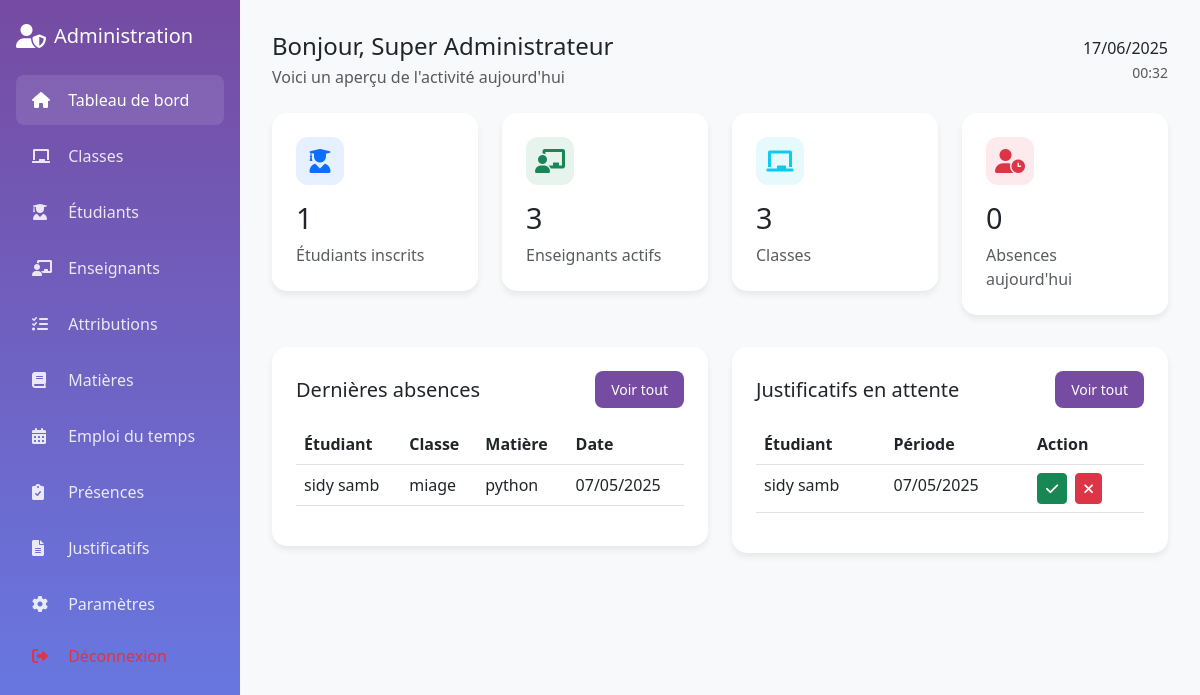
The page /admin/dashboard.php (signed in) on the database its author committed.
### tables this page shows
CREATE TABLE IF NOT EXISTS `presences` (
  `id` int NOT NULL AUTO_INCREMENT,
  `cours_id` int NOT NULL,
  `etudiant_id` int NOT NULL,
  `date` date NOT NULL,
  `statut` enum('present','absent','retard') NOT NULL,
  `heure_pointage` timestamp NULL DEFAULT NULL,
  `commentaire` text,
  `created_at` timestamp NULL DEFAULT CURRENT_TIMESTAMP,
  PRIMARY KEY (`id`),
  UNIQUE KEY `unique_presence` (`cours_id`,`etudiant_id`,`date`),
  KEY `cours_id` (`cours_id`),
  KEY `etudiant_id` (`etudiant_id`)
);

CREATE TABLE IF NOT EXISTS `users` (
  `id` int NOT NULL AUTO_INCREMENT,
  `username` varchar(50) NOT NULL,
  `password` varchar(255) NOT NULL,
  `email` varchar(100) NOT NULL,
  `role` enum('admin','enseignant','etudiant') NOT NULL,
  `nom` varchar(50) NOT NULL,
  `prenom` varchar(50) NOT NULL,
  `created_at` timestamp NULL DEFAULT CURRENT_TIMESTAMP,
  `updated_at` timestamp NULL DEFAULT CURRENT_TIMESTAMP ON UPDATE CURRENT_TIMESTAMP,
  `specialite` varchar(100) DEFAULT NULL,
  PRIMARY KEY (`id`),
  UNIQUE KEY `username` (`username`),
  UNIQUE KEY `email` (`email`)
);

CREATE TABLE IF NOT EXISTS `classes` (
  `id` int NOT NULL AUTO_INCREMENT,
  `nom` varchar(50) NOT NULL,
  `niveau` varchar(20) NOT NULL,
  `annee_scolaire` varchar(9) NOT NULL,
  `created_at` timestamp NULL DEFAULT CURRENT_TIMESTAMP,
  `capacite` int NOT NULL DEFAULT '30',
  PRIMARY KEY (`id`)
);

CREATE TABLE IF NOT EXISTS `matieres` (
  `id` int NOT NULL AUTO_INCREMENT,
  `nom` varchar(50) NOT NULL,
  `description` text,
  `created_at` timestamp NULL DEFAULT CURRENT_TIMESTAMP,
  PRIMARY KEY (`id`)
);

CREATE TABLE IF NOT EXISTS `justificatifs` (
  `id` int NOT NULL AUTO_INCREMENT,
  `etudiant_id` int NOT NULL,
  `date_debut` date NOT NULL,
  `date_fin` date NOT NULL,
  `motif` text NOT NULL,
  `document_path` varchar(255) DEFAULT NULL,
  `statut` enum('en_attente','accepte','refuse') DEFAULT 'en_attente',
  `created_at` timestamp NULL DEFAULT CURRENT_TIMESTAMP,
  `updated_at` timestamp NULL DEFAULT CURRENT_TIMESTAMP ON UPDATE CURRENT_TIMESTAMP,
  PRIMARY KEY (`id`),
  KEY `etudiant_id` (`etudiant_id`)
);

### admin/dashboard.php (the view, shortened to what this page needs)
<?php
require_once('../config/db.php');
$stats = [
    'total_etudiants' => $conn->query("SELECT COUNT(*) FROM users WHERE role = 'etudiant'")->fetchColumn(),
    'total_enseignants' => $conn->query("SELECT COUNT(*) FROM users WHERE role = 'enseignant'")->fetchColumn(),
    'total_classes' => $conn->query("SELECT COUNT(*) FROM classes")->fetchColumn(),
    'absences_aujourdhui' => $conn->query("SELECT COUNT(*) FROM presences WHERE DATE(created_at) = CURDATE() AND statut = 'absent'")->fetchColumn()
];
$stmt = $conn->query("
    SELECT p.*, u.nom, u.prenom, c.nom as classe_nom, m.nom as matiere_nom
    FROM presences p
    JOIN users u ON p.etudiant_id = u.id
    JOIN emploi_temps et ON p.cours_id = et.id
    JOIN classes c ON et.classe_id = c.id
    JOIN matieres m ON et.matiere_id = m.id
    WHERE p.statut = 'absent'
    ORDER BY p.created_at DESC
    LIMIT 5
");
$dernieres_absences = $stmt->fetchAll(PDO::FETCH_ASSOC);
$stmt = $conn->query("
    SELECT j.*, u.nom, u.prenom
    FROM justificatifs j
    JOIN users u ON j.etudiant_id = u.id
    WHERE j.statut = 'en_attente'
    ORDER BY j.created_at DESC
    LIMIT 5
");
$justificatifs_attente = $stmt->fetchAll(PDO::FETCH_ASSOC);
?>
<!DOCTYPE html>
<html lang="fr">
<head>
    <link href="https://cdn.jsdelivr.net/npm/bootstrap@5.3.0/dist/css/bootstrap.min.css" rel="stylesheet">
    <link href="https://cdnjs.cloudflare.com/ajax/libs/font-awesome/6.0.0/css/all.min.css" rel="stylesheet">
</head>
<body>
    <div class="sidebar position-fixed" style="width: 240px;">
        <div class="p-3">
            <div class="d-flex align-items-center mb-4 mt-2">
                <i class="fas fa-user-shield fs-4 me-2"></i>
                <h5 class="mb-0">Administration</h5>
            </div>
            <nav class="nav flex-column">
                <a class="nav-link active" href="dashboard.php">
                    <i class="fas fa-home me-2"></i>
                    Tableau de bord
                </a>
                <a class="nav-link" href="classes.php">
                    <i class="fas fa-chalkboard me-2"></i>
                    Classes
                </a>
                <a class="nav-link" href="etudiants.php">
                    <i class="fas fa-user-graduate me-2"></i>
                    Étudiants
                </a>
                <a class="nav-link" href="enseignants.php">
                    <i class="fas fa-chalkboard-teacher me-2"></i>
                    Enseignants
                </a>
                <a class="nav-link" href="attributions.php">
                    <i class="fas fa-tasks me-2"></i>
                    Attributions
                </a>
                <a class="nav-link" href="matieres.php">
                    <i class="fas fa-book me-2"></i>
                    Matières
                </a>
                <a class="nav-link" href="emploi_temps.php">
                    <i class="fas fa-calendar-alt me-2"></i>
                    Emploi du temps
                </a>
                <a class="nav-link" href="presences.php">
                    <i class="fas fa-clipboard-check me-2"></i>
                    Présences
                </a>
                <a class="nav-link" href="justificatifs.php">
                    <i class="fas fa-file-alt me-2"></i>
                    Justificatifs
                </a>
                <a class="nav-link" href="parametres.php">
                    <i class="fas fa-cog me-2"></i>
                    Paramètres
                </a>
                <a class="nav-link text-danger mt-auto" href="../auth/logout.php">
                    <i class="fas fa-sign-out-alt me-2"></i>
                    Déconnexion
                </a>
            </nav>
        </div>
    </div>
    <div class="main-content">
        <div class="d-flex justify-content-between align-items-center mb-4">
            <div>
                <h4 class="mb-1">Bonjour, <?php echo htmlspecialchars($_SESSION['prenom'] . ' ' . $_SESSION['nom']); ?></h4>
                <p class="text-muted mb-0">Voici un aperçu de l'activité aujourd'hui</p>
            </div>
            <div class="text-end">
                <p class="mb-0"><?php echo date('d/m/Y'); ?></p>
                <small class="text-muted"><?php echo date('H:i'); ?></small>
            </div>
        </div>
        <div class="row g-4">
            <div class="col-md-3">
                <div class="stat-card">
                    <div class="stat-icon bg-primary bg-opacity-10 text-primary">
                        <i class="fas fa-user-graduate"></i>
                    </div>
                    <h3><?php echo $stats['total_etudiants']; ?></h3>
                    <p class="text-muted mb-0">Étudiants inscrits</p>
                </div>
            </div>
            <div class="col-md-3">
                <div class="stat-card">
                    <div class="stat-icon bg-success bg-opacity-10 text-success">
                        <i class="fas fa-chalkboard-teacher"></i>
                    </div>
                    <h3><?php echo $stats['total_enseignants']; ?></h3>
                    <p class="text-muted mb-0">Enseignants actifs</p>
                </div>
            </div>
            <div class="col-md-3">
                <div class="stat-card">
                    <div class="stat-icon bg-info bg-opacity-10 text-info">
                        <i class="fas fa-chalkboard"></i>
                    </div>
                    <h3><?php echo $stats['total_classes']; ?></h3>
                    <p class="text-muted mb-0">Classes</p>
                </div>
            </div>
            <div class="col-md-3">
                <div class="stat-card">
                    <div class="stat-icon bg-danger bg-opacity-10 text-danger">
                        <i class="fas fa-user-clock"></i>
                    </div>
                    <h3><?php echo $stats['absences_aujourdhui']; ?></h3>
                    <p class="text-muted mb-0">Absences aujourd'hui</p>
                </div>
            </div>
        </div>
        <div class="row">
            <div class="col-md-6">
                <div class="activity-card">
                    <div class="header">
                        <h5 class="mb-0">Dernières absences</h5>
                        <a href="presences.php" class="btn btn-custom btn-sm">
                            Voir tout
                        </a>
                    </div>
                    <div class="table-responsive">
                        <table class="table">
                            <thead>
                                <tr>
                                    <th>Étudiant</th>
                                    <th>Classe</th>
                                    <th>Matière</th>
                                    <th>Date</th>
                                </tr>
                            </thead>
                            <tbody>
                                <?php foreach ($dernieres_absences as $absence): ?>
                                <tr>
                                    <td><?php echo htmlspecialchars($absence['prenom'] . ' ' . $absence['nom']); ?></td>
                                    <td><?php echo htmlspecialchars($absence['classe_nom']); ?></td>
                                    <td><?php echo htmlspecialchars($absence['matiere_nom']); ?></td>
                                    <td><?php echo date('d/m/Y', strtotime($absence['created_at'])); ?></td>
                                </tr>
                                <?php endforeach; ?>
                            </tbody>
                        </table>
                    </div>
                </div>
            </div>
            <div class="col-md-6">
                <div class="activity-card">
                    <div class="header">
                        <h5 class="mb-0">Justificatifs en attente</h5>
                        <a href="justificatifs.php" class="btn btn-custom btn-sm">
                            Voir tout
                        </a>
                    </div>
                    <div class="table-responsive">
                        <table class="table">
                            <thead>
                                <tr>
                                    <th>Étudiant</th>
                                    <th>Période</th>
                                    <th>Action</th>
                                </tr>
                            </thead>
                            <tbody>
                                <?php foreach ($justificatifs_attente as $justificatif): ?>
                                <tr>
                                    <td><?php echo htmlspecialchars($justificatif['prenom'] . ' ' . $justificatif['nom']); ?></td>
                                    <td>
                                        <?php
                                        echo date('d/m/Y', strtotime($justificatif['date_debut']));
                                        ?>
                                    </td>
                                    <td>
                                        <button class="btn btn-sm btn-success me-1" onclick="validerJustificatif(<?php echo $justificatif['id']; ?>)">
                                            <i class="fas fa-check"></i>
                                        </button>
                                        <button class="btn btn-sm btn-danger" onclick="refuserJustificatif(<?php echo $justificatif['id']; ?>)">
                                            <i class="fas fa-times"></i>
                                        </button>
                                    </td>
                                </tr>
                                <?php endforeach; ?>
                            </tbody>
                        </table>
                    </div>
                </div>
            </div>
        </div>
    </div>
</body>
</html>

### admin/dashboard.php (style rules this page uses)
:root { --primary-color: #764ba2; --secondary-color: #667eea; }
body { font-family: 'Segoe UI', Tahoma, Geneva, Verdana, sans-serif; background-color: #f8f9fa; }
.sidebar { background: linear-gradient(180deg, var(--primary-color) 0%, var(--secondary-color) 100%); min-height: 100vh; color: white; }
.sidebar .nav-link { color: rgba(255, 255, 255, 0.85); padding: 0.8rem 1rem; margin: 0.2rem 0; border-radius: 8px; transition: all 0.3s ease; }
.sidebar .nav-link:hover, .sidebar .nav-link.active { background: rgba(255, 255, 255, 0.1); color: white; }
.sidebar .nav-link i { width: 24px; }
.main-content { margin-left: 240px; padding: 2rem; }
.stat-card { background: white; border-radius: 15px; padding: 1.5rem; box-shadow: 0 4px 6px rgba(0, 0, 0, 0.07); transition: transform 0.3s ease; }
.stat-icon { width: 48px; height: 48px; border-radius: 12px; display: flex; align-items: center; justify-content: center; font-size: 1.5rem; margin-bottom: 1rem; }
.stat-card h3 { font-size: 1.8rem; margin-bottom: 0.5rem; }
.activity-card { background: white; border-radius: 15px; padding: 1.5rem; box-shadow: 0 4px 6px rgba(0, 0, 0, 0.07); margin-top: 2rem; }
.activity-card .header { display: flex; justify-content: space-between; align-items: center; margin-bottom: 1rem; }
.btn-custom { background: var(--primary-color); color: white; border: none; padding: 0.5rem 1rem; border-radius: 8px; }
.table th { border-top: none; font-weight: 600; }

### rows shown on the page
presences: users.prenom+nom "sidy samb", classes.nom "miage", matieres.nom "python", created_at "07/05/2025"
justificatifs: users.prenom+nom "sidy samb", date_debut "07/05/2025"

### other values the page prints
$_SESSION['prenom'] . ' ' . $_SESSION['nom'] "Super Administrateur"
$stats['total_etudiants'] "1"
$stats['total_enseignants'] "3"
$stats['total_classes'] "3"
$stats['absences_aujourdhui'] "0"
